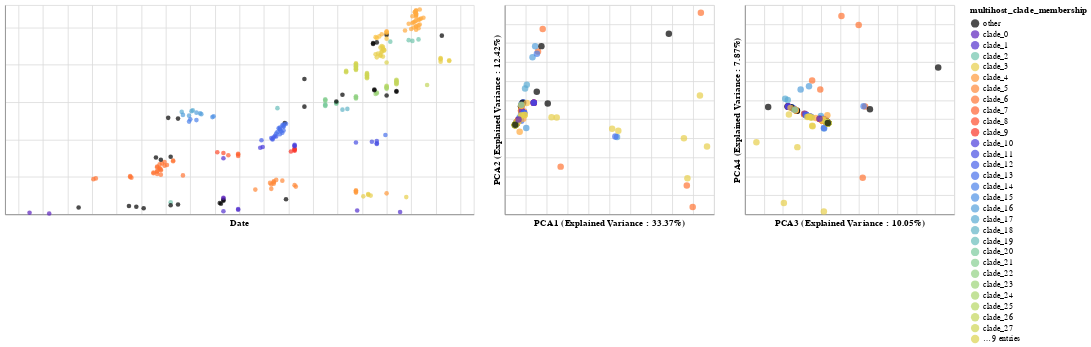

The notebook cell this image was saved under:
### Code cell
list_of_chart = linking_tree_with_plots_brush(merged_pca_df,['pca1','pca2','pca3','pca4', 'pca5', 'pca6'],
                                         ['PCA1 (Explained Variance : {}%'.format(round(explained_variance_PCA[0]*100,2)) + ")",
                                          'PCA2 (Explained Variance : {}%'.format(round(explained_variance_PCA[1]*100,2)) + ")",
                                          'PCA3 (Explained Variance : {}%'.format(round(explained_variance_PCA[2]*100,2)) + ")",
                                          'PCA4 (Explained Variance : {}%'.format(round(explained_variance_PCA[3]*100,2)) + ")",
                                          'PCA5 (Explained Variance : {}%'.format(round(explained_variance_PCA[4]*100,2)) + ")",
                                          'PCA6 (Explained Variance : {}%'.format(round(explained_variance_PCA[5]*100,2)) + ")"],
                                         "multihost_clade_membership:N",['strain', "host"], domain, range_)
chart_pca = list_of_chart[0]|list_of_chart[1]|list_of_chart[2]

chart_pca

### Figure 1 — Vega-Lite specification as saved in the notebook (floating-point values rounded to 4 significant figures; data arrays with more than 128 entries replaced by an {"elided": "..."} marker saying what was removed)
{"config": {"view": {"continuousWidth": 400, "continuousHeight": 300}}, "hconcat": [{"mark": "circle", "encoding": {"color": {"condition": {"type": "nominal", "field": "multihost_clade_membership", "scale": {"domain": ["other", "clade_0", "clade_1", "clade_2", "clade_3", "clade_4", "clade_5", "clade_6", "clade_7", "clade_8", "clade_9", "clade_10", "clade_11", "clade_12", "clade_13", "clade_14", "clade_15", "clade_16", "clade_17", "clade_18", "clade_19", "clade_20", "clade_21", "clade_22", "clade_23", "clade_24", "clade_25", "clade_26", "clade_27", "clade_28", "clade_29", "clade_30", "clade_31", "clade_32", "clade_33", "clade_34", "clade_35", "clade_36"], "range": ["#000000", "#5c22be", "#5330cd", "#71c4ac", "#e7cf4b", "#ff9a3c", "#ff8939", "#ff7535", "#ff6131", "#fd4b2c", "#f93529", "#4b3ddb", "#474ee3", "#4760e9", "#4971eb", "#4b82e9", "#4f92e5", "#549fdc", "#5aabd3", "#61b4c6", "#68bdba", "#7bca9d", "#86ce91", "#91d283", "#9dd478", "#aad66d", "#b6d764", "#c3d65c", "#cfd555", "#dcd34f", "#e7cf4b", "#f9c244", "#ffb642", "#ffaa3f", "#000000", "#5c22be", "#5330cd", "#71c4ac"]}, "selection": "selector005"}, "value": "gray"}, "tooltip": [{"type": "nominal", "field": "strain"}, {"type": "nominal", "field": "host"}], "x": {"type": "quantitative", "axis": {"labels": false, "ticks": false}, "field": "date", "scale": {"domain": [2012.0, 2016.0]}, "title": "Date"}, "y": {"type": "quantitative", "axis": {"labels": false, "ticks": false}, "field": "y", "title": ""}}, "height": 250, "selection": {"selector005": {"type": "interval", "resolve": "global"}}, "width": 560}, {"mark": {"type": "circle", "size": 60}, "encoding": {"color": {"condition": {"type": "nominal", "field": "multihost_clade_membership", "scale": {"domain": ["other", "clade_0", "clade_1", "clade_2", "clade_3", "clade_4", "clade_5", "clade_6", "clade_7", "clade_8", "clade_9", "clade_10", "clade_11", "clade_12", "clade_13", "clade_14", "clade_15", "clade_16", "clade_17", "clade_18", "clade_19", "clade_20", "clade_21", "clade_22", "clade_23", "clade_24", "clade_25", "clade_26", "clade_27", "clade_28", "clade_29", "clade_30", "clade_31", "clade_32", "clade_33", "clade_34", "clade_35", "clade_36"], "range": ["#000000", "#5c22be", "#5330cd", "#71c4ac", "#e7cf4b", "#ff9a3c", "#ff8939", "#ff7535", "#ff6131", "#fd4b2c", "#f93529", "#4b3ddb", "#474ee3", "#4760e9", "#4971eb", "#4b82e9", "#4f92e5", "#549fdc", "#5aabd3", "#61b4c6", "#68bdba", "#7bca9d", "#86ce91", "#91d283", "#9dd478", "#aad66d", "#b6d764", "#c3d65c", "#cfd555", "#dcd34f", "#e7cf4b", "#f9c244", "#ffb642", "#ffaa3f", "#000000", "#5c22be", "#5330cd", "#71c4ac"]}, "selection": "selector005"}, "value": "gray"}, "tooltip": [{"type": "nominal", "field": "strain"}, {"type": "nominal", "field": "host"}], "x": {"type": "quantitative", "axis": {"labels": false, "ticks": false}, "field": "pca1", "title": "PCA1 (Explained Variance : 33.37%)"}, "y": {"type": "quantitative", "axis": {"labels": false, "ticks": false}, "field": "pca2", "title": "PCA2 (Explained Variance : 12.42%)"}}, "height": 250, "selection": {"selector005": {"type": "interval", "resolve": "global"}}, "width": 250}, {"mark": {"type": "circle", "size": 60}, "encoding": {"color": {"condition": {"type": "nominal", "field": "multihost_clade_membership", "scale": {"domain": ["other", "clade_0", "clade_1", "clade_2", "clade_3", "clade_4", "clade_5", "clade_6", "clade_7", "clade_8", "clade_9", "clade_10", "clade_11", "clade_12", "clade_13", "clade_14", "clade_15", "clade_16", "clade_17", "clade_18", "clade_19", "clade_20", "clade_21", "clade_22", "clade_23", "clade_24", "clade_25", "clade_26", "clade_27", "clade_28", "clade_29", "clade_30", "clade_31", "clade_32", "clade_33", "clade_34", "clade_35", "clade_36"], "range": ["#000000", "#5c22be", "#5330cd", "#71c4ac", "#e7cf4b", "#ff9a3c", "#ff8939", "#ff7535", "#ff6131", "#fd4b2c", "#f93529", "#4b3ddb", "#474ee3", "#4760e9", "#4971eb", "#4b82e9", "#4f92e5", "#549fdc", "#5aabd3", "#61b4c6", "#68bdba", "#7bca9d", "#86ce91", "#91d283", "#9dd478", "#aad66d", "#b6d764", "#c3d65c", "#cfd555", "#dcd34f", "#e7cf4b", "#f9c244", "#ffb642", "#ffaa3f", "#000000", "#5c22be", "#5330cd", "#71c4ac"]}, "selection": "selector005"}, "value": "gray"}, "tooltip": [{"type": "nominal", "field": "strain"}, {"type": "nominal", "field": "host"}], "x": {"type": "quantitative", "axis": {"labels": false, "ticks": false}, "field": "pca3", "title": "PCA3 (Explained Variance : 10.05%)"}, "y": {"type": "quantitative", "axis": {"labels": false, "ticks": false}, "field": "pca4", "title": "PCA4 (Explained Variance : 7.87%)"}}, "height": 250, "selection": {"selector005": {"type": "interval", "resolve": "global"}}, "width": 250}], "data": {"name": "data-e5c30d0cec05dd4f93a20106fe95b457"}, "$schema": "https://vega.github.io/schema/vega-lite/v4.8.1.json", "datasets": {"data-e5c30d0cec05dd4f93a20106fe95b457": {"elided": "262 records"}}}
